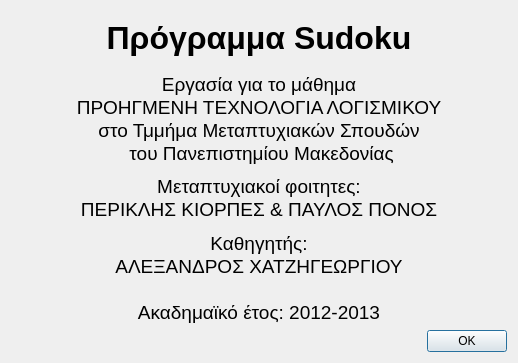
<?xml version="1.0" encoding="UTF-8"?>
<ui version="4.0">
 <class>AboutDialog</class>
 <widget class="QDialog" name="AboutDialog">
  <property name="windowModality">
   <enum>Qt::WindowModal</enum>
  </property>
  <property name="geometry">
   <rect>
    <x>0</x>
    <y>0</y>
    <width>518</width>
    <height>363</height>
   </rect>
  </property>
  <property name="windowTitle">
   <string>Dialog</string>
  </property>
  <layout class="QGridLayout" name="gridLayout">
   <item row="0" column="0" colspan="2">
    <widget class="QLabel" name="label">
     <property name="text">
      <string>&lt;!DOCTYPE HTML PUBLIC &quot;-//W3C//DTD HTML 4.0//EN&quot; &quot;http://www.w3.org/TR/REC-html40/strict.dtd&quot;&gt;
&lt;html&gt;&lt;head&gt;&lt;meta name=&quot;qrichtext&quot; content=&quot;1&quot; /&gt;&lt;style type=&quot;text/css&quot;&gt;
p, li { white-space: pre-wrap; }
&lt;/style&gt;&lt;/head&gt;&lt;body style=&quot; font-family:'MS Shell Dlg 2'; font-size:8.25pt; font-weight:400; font-style:normal;&quot;&gt;
&lt;p align=&quot;center&quot; style=&quot; margin-top:0px; margin-bottom:0px; margin-left:0px; margin-right:0px; -qt-block-indent:0; text-indent:0px;&quot;&gt;&lt;span style=&quot; font-size:24pt; font-weight:600;&quot;&gt;Πρόγραμμα Sudoku&lt;/span&gt;&lt;/p&gt;&lt;/body&gt;&lt;/html&gt;</string>
     </property>
    </widget>
   </item>
   <item row="1" column="0" colspan="2">
    <widget class="QLabel" name="label_2">
     <property name="text">
      <string>&lt;!DOCTYPE HTML PUBLIC &quot;-//W3C//DTD HTML 4.0//EN&quot; &quot;http://www.w3.org/TR/REC-html40/strict.dtd&quot;&gt;
&lt;html&gt;&lt;head&gt;&lt;meta name=&quot;qrichtext&quot; content=&quot;1&quot; /&gt;&lt;style type=&quot;text/css&quot;&gt;
p, li { white-space: pre-wrap; }
&lt;/style&gt;&lt;/head&gt;&lt;body style=&quot; font-family:'MS Shell Dlg 2'; font-size:8.25pt; font-weight:400; font-style:normal;&quot;&gt;
&lt;p align=&quot;center&quot; style=&quot; margin-top:0px; margin-bottom:0px; margin-left:0px; margin-right:0px; -qt-block-indent:0; text-indent:0px;&quot;&gt;&lt;span style=&quot; font-size:14pt;&quot;&gt;Εργασία για το μάθημα&lt;/span&gt;&lt;/p&gt;
&lt;p align=&quot;center&quot; style=&quot; margin-top:0px; margin-bottom:0px; margin-left:0px; margin-right:0px; -qt-block-indent:0; text-indent:0px;&quot;&gt;&lt;span style=&quot; font-size:14pt;&quot;&gt;ΠΡΟΗΓΜΕΝΗ ΤΕΧΝΟΛΟΓΙΑ ΛΟΓΙΣΜΙΚΟΥ&lt;/span&gt;&lt;/p&gt;
&lt;p align=&quot;center&quot; style=&quot; margin-top:0px; margin-bottom:0px; margin-left:0px; margin-right:0px; -qt-block-indent:0; text-indent:0px;&quot;&gt;&lt;span style=&quot; font-size:14pt;&quot;&gt;στο Τμμήμα Μεταπτυχιακών Σπουδών&lt;/span&gt;&lt;/p&gt;
&lt;p align=&quot;center&quot; style=&quot; margin-top:0px; margin-bottom:0px; margin-left:0px; margin-right:0px; -qt-block-indent:0; text-indent:0px;&quot;&gt;&lt;span style=&quot; font-size:14pt;&quot;&gt; του Πανεπιστημίου Μακεδονίας&lt;/span&gt;&lt;/p&gt;&lt;/body&gt;&lt;/html&gt;</string>
     </property>
    </widget>
   </item>
   <item row="2" column="0" colspan="2">
    <widget class="QLabel" name="label_3">
     <property name="text">
      <string>&lt;!DOCTYPE HTML PUBLIC &quot;-//W3C//DTD HTML 4.0//EN&quot; &quot;http://www.w3.org/TR/REC-html40/strict.dtd&quot;&gt;
&lt;html&gt;&lt;head&gt;&lt;meta name=&quot;qrichtext&quot; content=&quot;1&quot; /&gt;&lt;style type=&quot;text/css&quot;&gt;
p, li { white-space: pre-wrap; }
&lt;/style&gt;&lt;/head&gt;&lt;body style=&quot; font-family:'MS Shell Dlg 2'; font-size:8.25pt; font-weight:400; font-style:normal;&quot;&gt;
&lt;p align=&quot;center&quot; style=&quot; margin-top:0px; margin-bottom:0px; margin-left:0px; margin-right:0px; -qt-block-indent:0; text-indent:0px;&quot;&gt;&lt;span style=&quot; font-size:14pt;&quot;&gt;Μεταπτυχιακοί φοιτητες:&lt;/span&gt;&lt;/p&gt;
&lt;p align=&quot;center&quot; style=&quot; margin-top:0px; margin-bottom:0px; margin-left:0px; margin-right:0px; -qt-block-indent:0; text-indent:0px;&quot;&gt;&lt;span style=&quot; font-size:14pt;&quot;&gt;ΠΕΡΙΚΛΗΣ ΚΙΟΡΠΕΣ &amp;amp; ΠΑΥΛΟΣ ΠΟΝΟΣ&lt;/span&gt;&lt;/p&gt;&lt;/body&gt;&lt;/html&gt;</string>
     </property>
    </widget>
   </item>
   <item row="3" column="0" colspan="2">
    <widget class="QLabel" name="label_4">
     <property name="text">
      <string>&lt;!DOCTYPE HTML PUBLIC &quot;-//W3C//DTD HTML 4.0//EN&quot; &quot;http://www.w3.org/TR/REC-html40/strict.dtd&quot;&gt;
&lt;html&gt;&lt;head&gt;&lt;meta name=&quot;qrichtext&quot; content=&quot;1&quot; /&gt;&lt;style type=&quot;text/css&quot;&gt;
p, li { white-space: pre-wrap; }
&lt;/style&gt;&lt;/head&gt;&lt;body style=&quot; font-family:'MS Shell Dlg 2'; font-size:8.25pt; font-weight:400; font-style:normal;&quot;&gt;
&lt;p align=&quot;center&quot; style=&quot; margin-top:0px; margin-bottom:0px; margin-left:0px; margin-right:0px; -qt-block-indent:0; text-indent:0px;&quot;&gt;&lt;span style=&quot; font-size:14pt;&quot;&gt;Καθηγητής:&lt;/span&gt;&lt;/p&gt;
&lt;p align=&quot;center&quot; style=&quot; margin-top:0px; margin-bottom:0px; margin-left:0px; margin-right:0px; -qt-block-indent:0; text-indent:0px;&quot;&gt;&lt;span style=&quot; font-size:14pt;&quot;&gt;ΑΛΕΞΑΝΔΡΟΣ ΧΑΤΖΗΓΕΩΡΓΙΟΥ&lt;/span&gt;&lt;/p&gt;
&lt;p align=&quot;center&quot; style=&quot;-qt-paragraph-type:empty; margin-top:0px; margin-bottom:0px; margin-left:0px; margin-right:0px; -qt-block-indent:0; text-indent:0px; font-size:14pt;&quot;&gt;&lt;/p&gt;
&lt;p align=&quot;center&quot; style=&quot; margin-top:0px; margin-bottom:0px; margin-left:0px; margin-right:0px; -qt-block-indent:0; text-indent:0px;&quot;&gt;&lt;span style=&quot; font-size:14pt;&quot;&gt;Ακαδημαϊκό έτος: 2012-2013&lt;/span&gt;&lt;/p&gt;&lt;/body&gt;&lt;/html&gt;</string>
     </property>
    </widget>
   </item>
   <item row="4" column="0">
    <spacer name="horizontalSpacer">
     <property name="orientation">
      <enum>Qt::Horizontal</enum>
     </property>
     <property name="sizeHint" stdset="0">
      <size>
       <width>416</width>
       <height>20</height>
      </size>
     </property>
    </spacer>
   </item>
   <item row="4" column="1">
    <widget class="QPushButton" name="pushButton">
     <property name="text">
      <string>ΟΚ</string>
     </property>
    </widget>
   </item>
  </layout>
 </widget>
 <resources/>
 <connections>
  <connection>
   <sender>pushButton</sender>
   <signal>clicked()</signal>
   <receiver>AboutDialog</receiver>
   <slot>close()</slot>
   <hints>
    <hint type="sourcelabel">
     <x>416</x>
     <y>328</y>
    </hint>
    <hint type="destinationlabel">
     <x>457</x>
     <y>283</y>
    </hint>
   </hints>
  </connection>
 </connections>
</ui>
